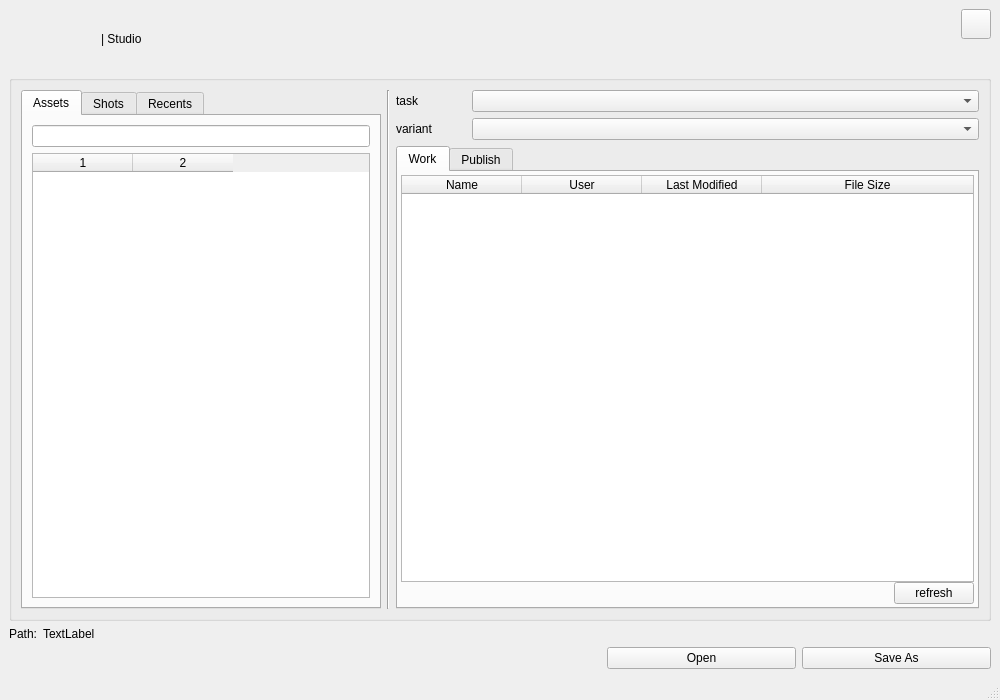
<?xml version="1.0" encoding="UTF-8"?>
<ui version="4.0">
 <class>SynHubSoftUi</class>
 <widget class="QMainWindow" name="SynHubSoftUi">
  <property name="geometry">
   <rect>
    <x>0</x>
    <y>0</y>
    <width>1000</width>
    <height>700</height>
   </rect>
  </property>
  <property name="minimumSize">
   <size>
    <width>1000</width>
    <height>700</height>
   </size>
  </property>
  <property name="windowTitle">
   <string>SynergyHUB</string>
  </property>
  <property name="windowIcon">
   <iconset resource="../resource.qrc">
    <normaloff>:/images/uHub_icon.png</normaloff>:/images/uHub_icon.png</iconset>
  </property>
  <widget class="QWidget" name="centralwidget">
   <layout class="QGridLayout" name="gridLayout_2">
    <item row="0" column="0">
     <widget class="QLabel" name="label_image">
      <property name="minimumSize">
       <size>
        <width>0</width>
        <height>0</height>
       </size>
      </property>
      <property name="maximumSize">
       <size>
        <width>150</width>
        <height>60</height>
       </size>
      </property>
      <property name="text">
       <string/>
      </property>
      <property name="pixmap">
       <pixmap resource="../resource.qrc">:/images/uHub_header.png</pixmap>
      </property>
      <property name="scaledContents">
       <bool>true</bool>
      </property>
     </widget>
    </item>
    <item row="0" column="1">
     <widget class="QLabel" name="labelStudio">
      <property name="text">
       <string>| Studio</string>
      </property>
     </widget>
    </item>
    <item row="0" column="2" colspan="2">
     <spacer name="horizontalSpacer">
      <property name="orientation">
       <enum>Qt::Horizontal</enum>
      </property>
      <property name="sizeHint" stdset="0">
       <size>
        <width>742</width>
        <height>57</height>
       </size>
      </property>
     </spacer>
    </item>
    <item row="0" column="4">
     <layout class="QVBoxLayout" name="verticalLayout_3">
      <item>
       <widget class="QPushButton" name="pushButtonSettings">
        <property name="minimumSize">
         <size>
          <width>30</width>
          <height>30</height>
         </size>
        </property>
        <property name="maximumSize">
         <size>
          <width>40</width>
          <height>40</height>
         </size>
        </property>
        <property name="text">
         <string/>
        </property>
        <property name="icon">
         <iconset resource="../resource.qrc">
          <normaloff>:/images/settings_enabled.png</normaloff>:/images/settings_enabled.png</iconset>
        </property>
       </widget>
      </item>
      <item>
       <spacer name="verticalSpacer">
        <property name="orientation">
         <enum>Qt::Vertical</enum>
        </property>
        <property name="sizeType">
         <enum>QSizePolicy::Fixed</enum>
        </property>
        <property name="sizeHint" stdset="0">
         <size>
          <width>20</width>
          <height>30</height>
         </size>
        </property>
       </spacer>
      </item>
     </layout>
    </item>
    <item row="1" column="0" colspan="5">
     <widget class="QGroupBox" name="groupBox">
      <property name="enabled">
       <bool>true</bool>
      </property>
      <property name="minimumSize">
       <size>
        <width>550</width>
        <height>0</height>
       </size>
      </property>
      <property name="title">
       <string/>
      </property>
      <layout class="QGridLayout" name="gridLayout">
       <item row="0" column="2">
        <widget class="QLabel" name="label">
         <property name="maximumSize">
          <size>
           <width>70</width>
           <height>16777215</height>
          </size>
         </property>
         <property name="text">
          <string>task</string>
         </property>
        </widget>
       </item>
       <item row="1" column="3">
        <widget class="QComboBox" name="variantComboBox"/>
       </item>
       <item row="2" column="2" colspan="2">
        <widget class="QTabWidget" name="versionTypeTabWidget">
         <property name="styleSheet">
          <string notr="true">QTableWidget::item { padding: 10px }</string>
         </property>
         <property name="currentIndex">
          <number>0</number>
         </property>
         <widget class="QWidget" name="workTab">
          <attribute name="title">
           <string>Work</string>
          </attribute>
          <layout class="QVBoxLayout" name="workVerticalLayout">
           <property name="spacing">
            <number>0</number>
           </property>
           <property name="leftMargin">
            <number>3</number>
           </property>
           <property name="topMargin">
            <number>3</number>
           </property>
           <property name="rightMargin">
            <number>3</number>
           </property>
           <property name="bottomMargin">
            <number>3</number>
           </property>
           <item>
            <widget class="QTableWidget" name="workTableWidget">
             <property name="styleSheet">
              <string notr="true">QTableWidget::item { padding: 10px }</string>
             </property>
             <property name="editTriggers">
              <set>QAbstractItemView::NoEditTriggers</set>
             </property>
             <property name="alternatingRowColors">
              <bool>true</bool>
             </property>
             <property name="selectionMode">
              <enum>QAbstractItemView::SingleSelection</enum>
             </property>
             <property name="selectionBehavior">
              <enum>QAbstractItemView::SelectRows</enum>
             </property>
             <property name="showGrid">
              <bool>true</bool>
             </property>
             <property name="sortingEnabled">
              <bool>true</bool>
             </property>
             <attribute name="horizontalHeaderVisible">
              <bool>true</bool>
             </attribute>
             <attribute name="horizontalHeaderDefaultSectionSize">
              <number>120</number>
             </attribute>
             <attribute name="horizontalHeaderShowSortIndicator" stdset="0">
              <bool>true</bool>
             </attribute>
             <attribute name="horizontalHeaderStretchLastSection">
              <bool>true</bool>
             </attribute>
             <attribute name="verticalHeaderVisible">
              <bool>false</bool>
             </attribute>
             <column>
              <property name="text">
               <string>Name</string>
              </property>
             </column>
             <column>
              <property name="text">
               <string>User</string>
              </property>
             </column>
             <column>
              <property name="text">
               <string>Last Modified</string>
              </property>
             </column>
             <column>
              <property name="text">
               <string>File Size</string>
              </property>
             </column>
            </widget>
           </item>
           <item>
            <layout class="QHBoxLayout" name="horizontalLayout">
             <item>
              <spacer name="horizontalSpacer_2">
               <property name="orientation">
                <enum>Qt::Horizontal</enum>
               </property>
               <property name="sizeHint" stdset="0">
                <size>
                 <width>40</width>
                 <height>20</height>
                </size>
               </property>
              </spacer>
             </item>
             <item>
              <widget class="QPushButton" name="pushButton">
               <property name="text">
                <string>refresh</string>
               </property>
              </widget>
             </item>
            </layout>
           </item>
          </layout>
         </widget>
         <widget class="QWidget" name="publishTab">
          <attribute name="title">
           <string>Publish</string>
          </attribute>
          <layout class="QVBoxLayout" name="publishVerticalLayout">
           <property name="spacing">
            <number>0</number>
           </property>
           <property name="leftMargin">
            <number>3</number>
           </property>
           <property name="topMargin">
            <number>3</number>
           </property>
           <property name="rightMargin">
            <number>3</number>
           </property>
           <property name="bottomMargin">
            <number>3</number>
           </property>
           <item>
            <widget class="QTableWidget" name="publishTableWidget">
             <property name="styleSheet">
              <string notr="true">QTableWidget::item { padding: 10px }</string>
             </property>
             <property name="editTriggers">
              <set>QAbstractItemView::NoEditTriggers</set>
             </property>
             <property name="alternatingRowColors">
              <bool>true</bool>
             </property>
             <property name="selectionMode">
              <enum>QAbstractItemView::SingleSelection</enum>
             </property>
             <property name="selectionBehavior">
              <enum>QAbstractItemView::SelectRows</enum>
             </property>
             <property name="showGrid">
              <bool>true</bool>
             </property>
             <property name="sortingEnabled">
              <bool>true</bool>
             </property>
             <attribute name="horizontalHeaderVisible">
              <bool>false</bool>
             </attribute>
             <attribute name="horizontalHeaderDefaultSectionSize">
              <number>120</number>
             </attribute>
             <attribute name="horizontalHeaderShowSortIndicator" stdset="0">
              <bool>true</bool>
             </attribute>
             <attribute name="horizontalHeaderStretchLastSection">
              <bool>true</bool>
             </attribute>
             <attribute name="verticalHeaderVisible">
              <bool>false</bool>
             </attribute>
             <column>
              <property name="text">
               <string>Name</string>
              </property>
             </column>
             <column>
              <property name="text">
               <string>User</string>
              </property>
             </column>
             <column>
              <property name="text">
               <string>Last Modified</string>
              </property>
             </column>
             <column>
              <property name="text">
               <string>File Size</string>
              </property>
             </column>
            </widget>
           </item>
           <item>
            <layout class="QHBoxLayout" name="horizontalLayout_2">
             <item>
              <spacer name="horizontalSpacer_3">
               <property name="orientation">
                <enum>Qt::Horizontal</enum>
               </property>
               <property name="sizeHint" stdset="0">
                <size>
                 <width>40</width>
                 <height>20</height>
                </size>
               </property>
              </spacer>
             </item>
             <item>
              <widget class="QPushButton" name="pushButton_2">
               <property name="text">
                <string>refresh</string>
               </property>
              </widget>
             </item>
            </layout>
           </item>
          </layout>
         </widget>
        </widget>
       </item>
       <item row="0" column="1" rowspan="3">
        <widget class="Line" name="line">
         <property name="orientation">
          <enum>Qt::Vertical</enum>
         </property>
        </widget>
       </item>
       <item row="0" column="3">
        <widget class="QComboBox" name="taskComboBox"/>
       </item>
       <item row="1" column="2">
        <widget class="QLabel" name="label_2">
         <property name="maximumSize">
          <size>
           <width>70</width>
           <height>16777215</height>
          </size>
         </property>
         <property name="text">
          <string>variant</string>
         </property>
        </widget>
       </item>
       <item row="0" column="0" rowspan="3">
        <widget class="QTabWidget" name="entitytab">
         <property name="maximumSize">
          <size>
           <width>360</width>
           <height>16777215</height>
          </size>
         </property>
         <property name="currentIndex">
          <number>0</number>
         </property>
         <widget class="QWidget" name="assetTab">
          <attribute name="title">
           <string>Assets</string>
          </attribute>
          <layout class="QVBoxLayout" name="verticalLayout">
           <item>
            <widget class="QLineEdit" name="assetFilterEdit"/>
           </item>
           <item>
            <widget class="QTableWidget" name="assetTableWidget">
             <property name="styleSheet">
              <string notr="true">QTableWidget::item { padding: 8px }</string>
             </property>
             <property name="columnCount">
              <number>2</number>
             </property>
             <column/>
             <column/>
            </widget>
           </item>
          </layout>
         </widget>
         <widget class="QWidget" name="shotTab">
          <attribute name="title">
           <string>Shots</string>
          </attribute>
          <layout class="QVBoxLayout" name="verticalLayout_4">
           <item>
            <widget class="QLineEdit" name="shotFilterEdit"/>
           </item>
           <item>
            <widget class="QTableWidget" name="shotTableWidget">
             <property name="styleSheet">
              <string notr="true">QTableWidget::item { padding: 8px }</string>
             </property>
             <property name="columnCount">
              <number>2</number>
             </property>
             <column/>
             <column/>
            </widget>
           </item>
          </layout>
         </widget>
         <widget class="QWidget" name="recentTab">
          <attribute name="title">
           <string>Recents</string>
          </attribute>
          <layout class="QVBoxLayout" name="verticalLayout_2">
           <item>
            <widget class="QLineEdit" name="recentFilterEdit"/>
           </item>
           <item>
            <widget class="QTableWidget" name="recentTableWidget">
             <property name="styleSheet">
              <string notr="true">QTableWidget::item { padding: 8px }</string>
             </property>
             <property name="columnCount">
              <number>2</number>
             </property>
             <column/>
             <column/>
            </widget>
           </item>
          </layout>
         </widget>
        </widget>
       </item>
      </layout>
     </widget>
    </item>
    <item row="2" column="0">
     <layout class="QHBoxLayout" name="horizontalLayout_4">
      <item>
       <widget class="QLabel" name="label_3">
        <property name="text">
         <string>Path:</string>
        </property>
       </widget>
      </item>
      <item>
       <widget class="QLabel" name="label_4">
        <property name="text">
         <string>TextLabel</string>
        </property>
       </widget>
      </item>
     </layout>
    </item>
    <item row="3" column="3" colspan="2">
     <layout class="QHBoxLayout" name="horizontalLayout_3">
      <item>
       <widget class="QPushButton" name="openPushButton">
        <property name="text">
         <string>Open</string>
        </property>
       </widget>
      </item>
      <item>
       <widget class="QPushButton" name="saveAsButton">
        <property name="text">
         <string>Save As</string>
        </property>
       </widget>
      </item>
     </layout>
    </item>
    <item row="3" column="1" colspan="2">
     <spacer name="horizontalSpacer_4">
      <property name="orientation">
       <enum>Qt::Horizontal</enum>
      </property>
      <property name="sizeHint" stdset="0">
       <size>
        <width>540</width>
        <height>22</height>
       </size>
      </property>
     </spacer>
    </item>
   </layout>
  </widget>
  <widget class="QMenuBar" name="menubar">
   <property name="geometry">
    <rect>
     <x>0</x>
     <y>0</y>
     <width>1000</width>
     <height>21</height>
    </rect>
   </property>
  </widget>
  <widget class="QStatusBar" name="statusbar"/>
 </widget>
 <resources>
  <include location="../resource.qrc"/>
 </resources>
 <connections/>
</ui>
